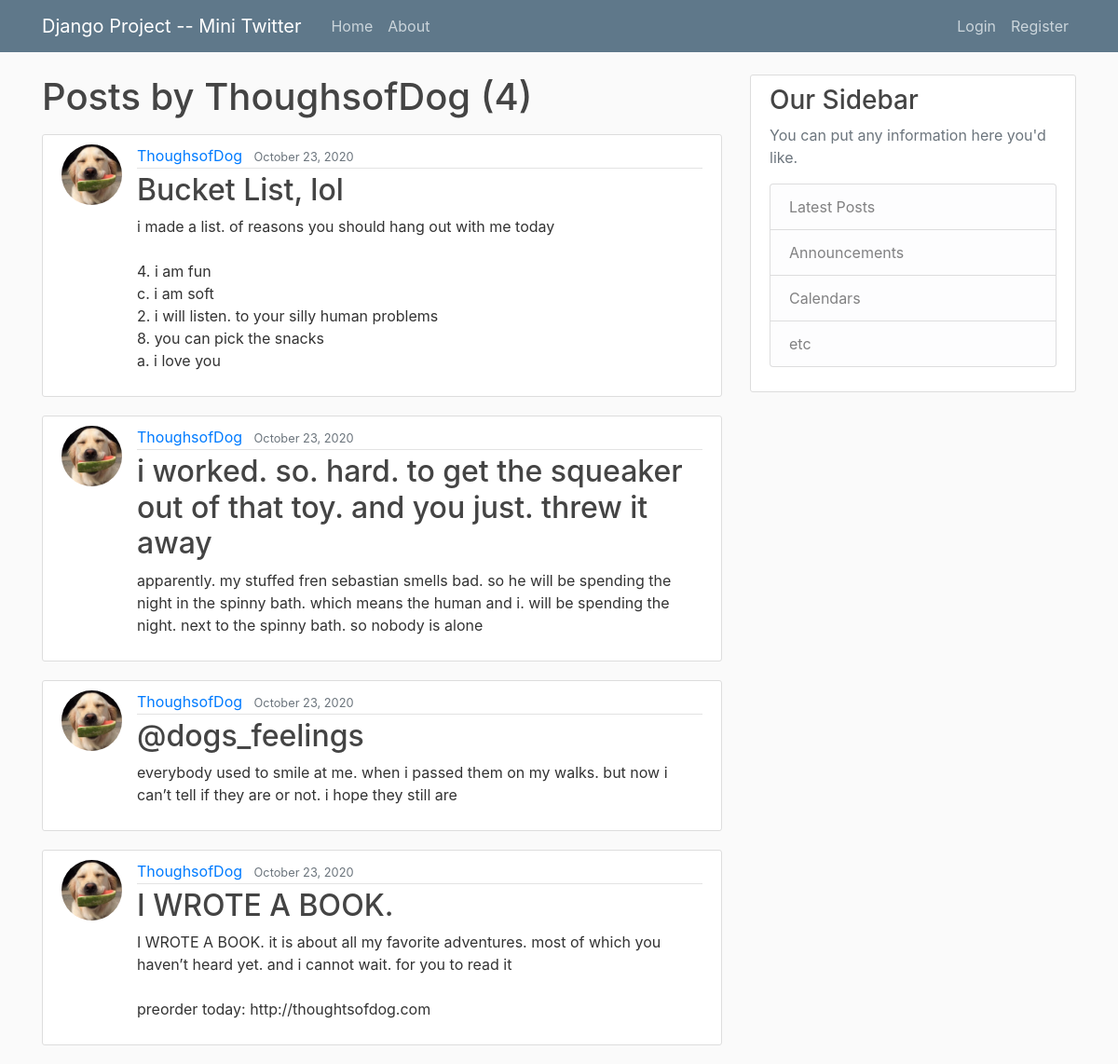
/user/ThoughsofDog/, run on the app's committed database.
### blog/models.py (models this page shows, shortened)
class Post(models.Model):
    title = models.CharField(max_length=100)
    context = models.TextField()
    date_posted = models.DateTimeField(default=timezone.now)
    author = models.ForeignKey(User, on_delete=models.CASCADE)

### users/models.py (models this page shows, shortened)
class Profile(models.Model):
    user = models.OneToOneField(User, on_delete=models.CASCADE)
    image = models.ImageField(default='default.jpg', upload_to='profile_pics')

### blog/views.py (the view)
# urls.py: path('user/<str:username>/', UserPostListView.as_view(), name='user_posts'),
class UserPostListView(ListView): #user to view their posts
    model = Post
    template_name = 'blog/user_posts.html' #class base view will look <app>/<model>_<viewtype>.html
    context_object_name = 'posts'
    paginate_by = 4
    def get_queryset(self):
        user = get_object_or_404(User, username=self.kwargs.get('username'))
        return Post.objects.filter(author=user).order_by('-date_posted')

### blog/templates/blog/user_posts.html (shortened to what this page needs)
{% extends 'blog/base.html' %}
{% block content %}
<h1 class='mb-3'>Posts by {{ view.kwargs.username }} ({{ page_obj.paginator.count }})</h1>
    {% for post in posts %}
        <article class="media content-section">
            <img class="rounded-circle article-img" src='{{ post.author.profile.image.url }}'>
            <div class="media-body">
            <div class="article-metadata">
                <a class="mr-2" href="{% url 'user_posts' post.author.username %}">{{ post.author }}</a>
                <small class="text-muted">{{ post.date_posted|date:"F d, Y"}}</small>
            </div>
            <h2><a class="article-title" href="{% url 'post_detail' post.id %}">{{ post.title }}</a></h2>
            <p class="article-content">{{ post.context }}</p>
            </div>
        </article>
    {% endfor %}
{% endblock %}

### blog/static/blog/main.css (style rules this page uses)
body { background: #fafafa; color: #333333; margin-top: 5rem; }
h1, h2, h3, h4, h5, h6 { color: #444444; }
.content-section { background: #ffffff; padding: 10px 20px; border: 1px solid #dddddd; border-radius: 3px; margin-bottom: 20px; }
.article-title { color: #444444; }
.article-content { white-space: pre-line; }
.article-img { height: 65px; width: 65px; margin-right: 16px; }
.article-metadata { padding-bottom: 1px; margin-bottom: 4px; border-bottom: 1px solid #e3e3e3 }

### data on the page
Post: author.profile.image (picture), author "ThoughsofDog", date_posted "October 23, 2020", title "Bucket List, lol", context "i made a list. of reasons you should hang out with me today 4. i am fun c. i am soft 2. i will listen. to your silly human problems 8. you can pick the snacks a. i love you"
Post: author.profile.image (picture), author "ThoughsofDog", date_posted "October 23, 2020", title "i worked. so. hard. to get the squeaker out of that toy. and you just. threw it away", context "apparently. my stuffed fren sebastian smells bad. so he will be spending the night in the spinny bath. which means the human and i. will be spending the night. next to the spinny bath. so nobody is alone"
Post: author.profile.image (picture), author "ThoughsofDog", date_posted "October 23, 2020", title "@dogs_feelings", context "everybody used to smile at me. when i passed them on my walks. but now i can’t tell if they are or not. i hope they still are"
Post: author.profile.image (picture), author "ThoughsofDog", date_posted "October 23, 2020", title "I WROTE A BOOK.", context "I WROTE A BOOK. it is about all my favorite adventures. most of which you haven’t heard yet. and i cannot wait. for you to read it preorder today: http://thoughtsofdog.com"

### other printed values
{{ view.kwargs.username }} "ThoughsofDog"
{{ page_obj.paginator.count }} "4"
